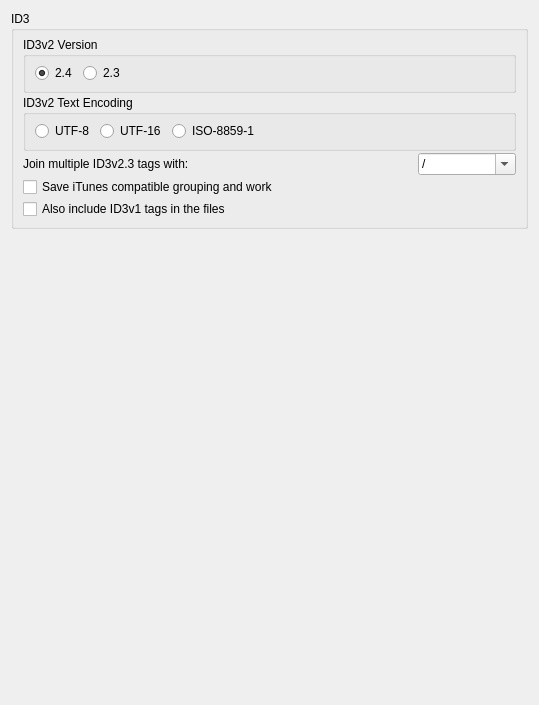
<?xml version="1.0" encoding="UTF-8"?>
<ui version="4.0">
 <class>TagsCompatibilityOptionsPage</class>
 <widget class="QWidget" name="TagsCompatibilityOptionsPage">
  <property name="geometry">
   <rect>
    <x>0</x>
    <y>0</y>
    <width>539</width>
    <height>705</height>
   </rect>
  </property>
  <layout class="QVBoxLayout">
   <item>
    <widget class="QGroupBox" name="tag_compatibility">
     <property name="title">
      <string>ID3</string>
     </property>
     <layout class="QVBoxLayout">
      <property name="spacing">
       <number>2</number>
      </property>
      <property name="topMargin">
       <number>6</number>
      </property>
      <property name="bottomMargin">
       <number>7</number>
      </property>
      <item>
       <widget class="QGroupBox" name="id3v2_version">
        <property name="title">
         <string>ID3v2 Version</string>
        </property>
        <property name="flat">
         <bool>false</bool>
        </property>
        <property name="checkable">
         <bool>false</bool>
        </property>
        <layout class="QHBoxLayout" name="horizontalLayout">
         <property name="topMargin">
          <number>6</number>
         </property>
         <property name="bottomMargin">
          <number>7</number>
         </property>
         <item>
          <widget class="QRadioButton" name="write_id3v24">
           <property name="text">
            <string>2.4</string>
           </property>
           <property name="checked">
            <bool>true</bool>
           </property>
          </widget>
         </item>
         <item>
          <widget class="QRadioButton" name="write_id3v23">
           <property name="text">
            <string>2.3</string>
           </property>
           <property name="checked">
            <bool>false</bool>
           </property>
          </widget>
         </item>
         <item>
          <widget class="QLabel" name="label">
           <property name="text">
            <string/>
           </property>
           <property name="wordWrap">
            <bool>true</bool>
           </property>
          </widget>
         </item>
         <item>
          <spacer name="horizontalSpacer_2">
           <property name="orientation">
            <enum>Qt::Horizontal</enum>
           </property>
           <property name="sizeHint" stdset="0">
            <size>
             <width>40</width>
             <height>20</height>
            </size>
           </property>
          </spacer>
         </item>
        </layout>
       </widget>
      </item>
      <item>
       <widget class="QGroupBox" name="id3v2_text_encoding">
        <property name="title">
         <string>ID3v2 Text Encoding</string>
        </property>
        <layout class="QHBoxLayout" name="horizontalLayout_2">
         <property name="topMargin">
          <number>6</number>
         </property>
         <property name="bottomMargin">
          <number>7</number>
         </property>
         <item>
          <widget class="QRadioButton" name="enc_utf8">
           <property name="text">
            <string>UTF-8</string>
           </property>
          </widget>
         </item>
         <item>
          <widget class="QRadioButton" name="enc_utf16">
           <property name="text">
            <string>UTF-16</string>
           </property>
          </widget>
         </item>
         <item>
          <widget class="QRadioButton" name="enc_iso88591">
           <property name="text">
            <string>ISO-8859-1</string>
           </property>
          </widget>
         </item>
         <item>
          <spacer name="horizontalSpacer">
           <property name="orientation">
            <enum>Qt::Horizontal</enum>
           </property>
           <property name="sizeHint" stdset="0">
            <size>
             <width>40</width>
             <height>20</height>
            </size>
           </property>
          </spacer>
         </item>
         <item>
          <widget class="QLabel" name="label_2">
           <property name="text">
            <string/>
           </property>
           <property name="wordWrap">
            <bool>true</bool>
           </property>
          </widget>
         </item>
        </layout>
       </widget>
      </item>
      <item>
       <layout class="QHBoxLayout" name="hbox_id3v23_join_with">
        <item>
         <widget class="QLabel" name="label_id3v23_join_with">
          <property name="sizePolicy">
           <sizepolicy hsizetype="Preferred" vsizetype="Preferred">
            <horstretch>4</horstretch>
            <verstretch>0</verstretch>
           </sizepolicy>
          </property>
          <property name="text">
           <string>Join multiple ID3v2.3 tags with:</string>
          </property>
         </widget>
        </item>
        <item>
         <widget class="QComboBox" name="id3v23_join_with">
          <property name="sizePolicy">
           <sizepolicy hsizetype="Preferred" vsizetype="Fixed">
            <horstretch>1</horstretch>
            <verstretch>0</verstretch>
           </sizepolicy>
          </property>
          <property name="toolTip">
           <string>&lt;html&gt;&lt;head/&gt;&lt;body&gt;&lt;p&gt;Default is '/' to maintain compatibility with previous Picard releases.&lt;/p&gt;&lt;p&gt;New alternatives are ';_' or '_/_' or type your own. &lt;/p&gt;&lt;/body&gt;&lt;/html&gt;</string>
          </property>
          <property name="editable">
           <bool>true</bool>
          </property>
          <item>
           <property name="text">
            <string notr="true">/</string>
           </property>
          </item>
          <item>
           <property name="text">
            <string notr="true">; </string>
           </property>
          </item>
          <item>
           <property name="text">
            <string notr="true"> / </string>
           </property>
          </item>
         </widget>
        </item>
       </layout>
      </item>
      <item>
       <widget class="QCheckBox" name="itunes_compatible_grouping">
        <property name="text">
         <string>Save iTunes compatible grouping and work</string>
        </property>
       </widget>
      </item>
      <item>
       <widget class="QCheckBox" name="write_id3v1">
        <property name="text">
         <string>Also include ID3v1 tags in the files</string>
        </property>
       </widget>
      </item>
     </layout>
    </widget>
   </item>
   <item>
    <spacer name="spacer">
     <property name="orientation">
      <enum>Qt::Vertical</enum>
     </property>
     <property name="sizeHint" stdset="0">
      <size>
       <width>274</width>
       <height>41</height>
      </size>
     </property>
    </spacer>
   </item>
  </layout>
 </widget>
 <tabstops>
  <tabstop>write_id3v24</tabstop>
  <tabstop>write_id3v23</tabstop>
  <tabstop>enc_utf8</tabstop>
  <tabstop>enc_utf16</tabstop>
  <tabstop>enc_iso88591</tabstop>
  <tabstop>id3v23_join_with</tabstop>
  <tabstop>itunes_compatible_grouping</tabstop>
  <tabstop>write_id3v1</tabstop>
 </tabstops>
 <resources/>
 <connections/>
</ui>
